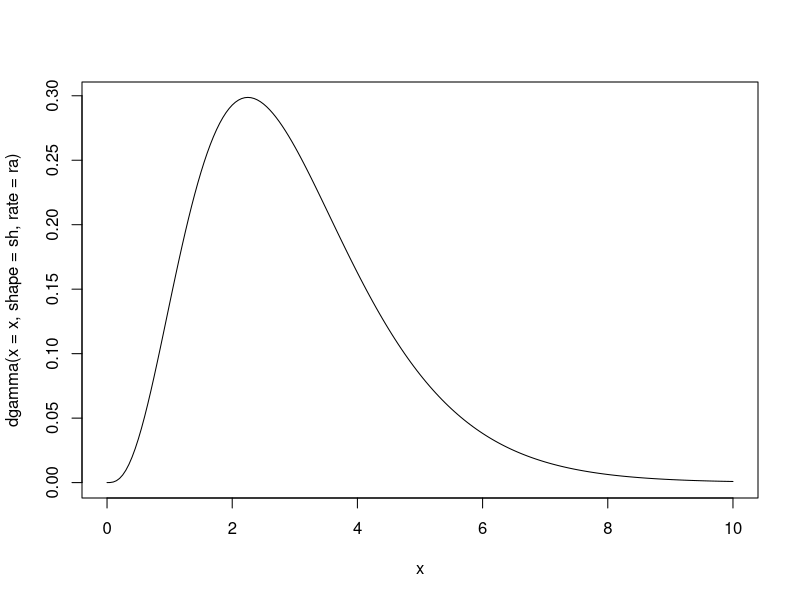
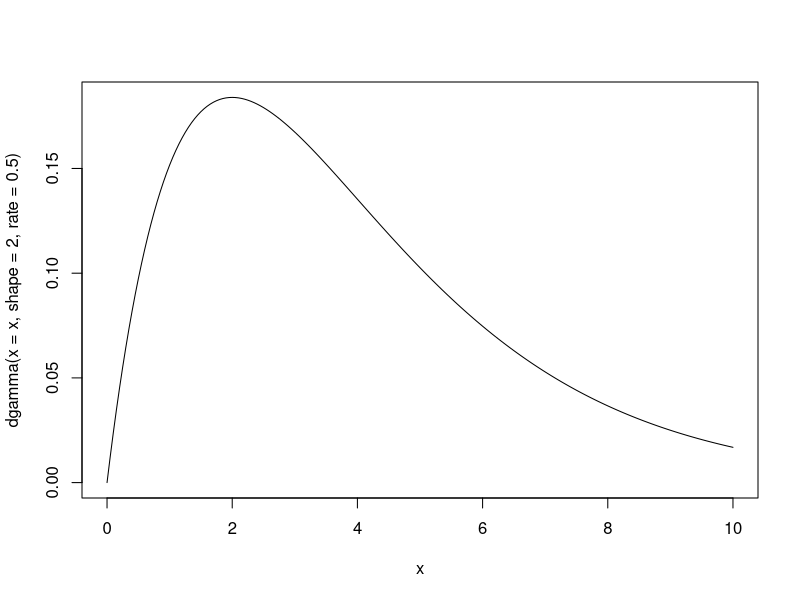
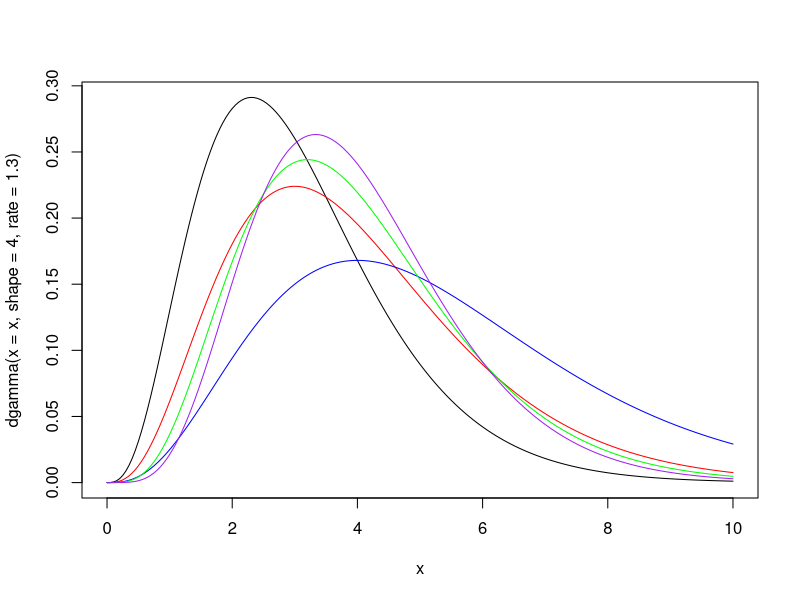

Generate these figures, in order, with R:

# Assume 25 m canal width

# If 95% home range = 6 ha 
sig <- 60000 / 25 / 4 / 100 # 25 m, 4 x sd for 95%, scale by 100 m length
sig

# If 50% home range = 1 ha
sig <- 10000 / 25 / 2 / 100
sig

# If linear home range = 500 m
sig <- 500 / 4 / 100
sig

# If linear home range = 250 m
sig <- 250 / 4 / 100
sig

# range of values from literature 0.6 - 6 for sigma, but most weight maybe around ~2-3. Sigma will be smaller than longer term home range estimates because of 4 day limits on movement even if they are otherwise randomly within the home range.  

# parameterized by mean (m) and standard deviation (sd)
sig_mean <- 3
sig_sd <- 1.5

sh <- sig_mean^2 / sig_sd^2
ra <- sig_mean / sig_sd^2

x <- seq(0, 10, 0.05)
plot(x = x, dgamma(x = x, shape = sh, rate = ra), type = "l")

plot(x = x, dgamma(x = x, shape = 2, rate = 0.5), type = "l")

# rate = 4 and shape = 1.3 seems reasonable based on the literature for priors for SODO and hopefully with so little weight near zero that it prevents the bimodal posterior. 

# tried 4, 1.3 and still got a small second mode between 0 & 1

pgamma(1, 4, rate = 1.3)
pgamma(1, 4, rate = 1)
pgamma(1, 4, rate = 0.75)
pgamma(1, 5, rate = 1.25)
pgamma(1, 6, rate = 1.5)

pgamma(2, 4, rate = 1.3)
pgamma(2, 4, rate = 1)
pgamma(2, 4, rate = 0.75)
pgamma(2, 5, rate = 1.25)
pgamma(2, 6, rate = 1.5)

1 - pgamma(2, 4, rate = 1) - pgamma(6, 4, rate = 1, lower.tail = FALSE) # 70% b.w 2-6
1 - pgamma(2, 5, rate = 1.25) - pgamma(6, 5, rate = 1.25, lower.tail = FALSE) # 80% bw 2-6

plot(x = x, dgamma(x = x, shape = 4, rate = 1.3), type = "l")
lines(x = x, dgamma(x = x, shape = 4, rate = 1), col = "red")
lines(x = x, dgamma(x = x, shape = 4, rate = 0.75), col = "blue")
lines(x = x, dgamma(x = x, shape = 5, rate = 1.25), col = "green")
lines(x = x, dgamma(x = x, shape = 6, rate = 1.5), col = "purple")

